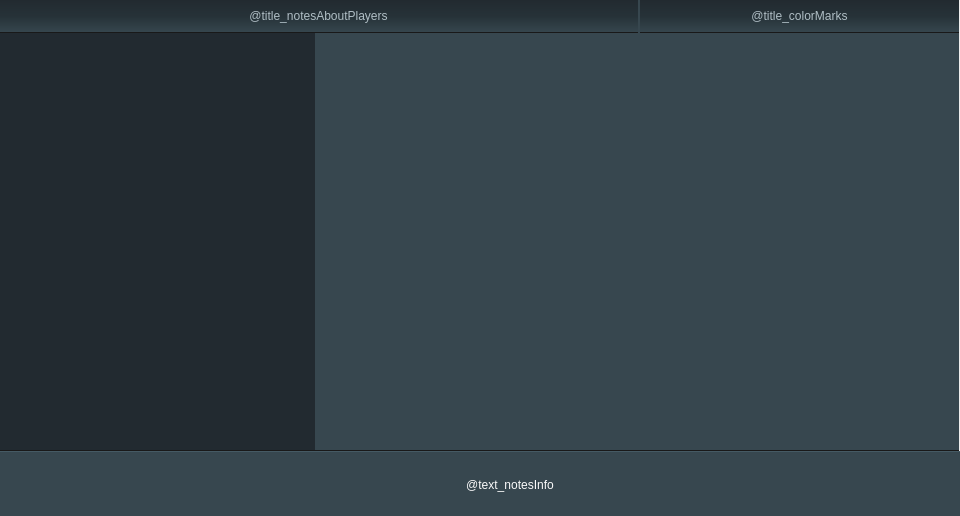
<?xml version="1.0" encoding="UTF-8"?>
<ui version="4.0">
 <class>SettingsNotes</class>
 <widget class="QWidget" name="SettingsNotes">
  <property name="geometry">
   <rect>
    <x>0</x>
    <y>0</y>
    <width>960</width>
    <height>516</height>
   </rect>
  </property>
  <property name="minimumSize">
   <size>
    <width>960</width>
    <height>516</height>
   </size>
  </property>
  <property name="maximumSize">
   <size>
    <width>960</width>
    <height>516</height>
   </size>
  </property>
  <property name="styleSheet">
   <string notr="true">.QFrame {
    background-color: #37474f;
border-top: none;
}
QLabel {
	background-color: qlineargradient(spread:pad, x1:0, y1:1, x2:0, y2:0, stop:0 rgba(55, 71, 79, 255), stop:0.5 rgba(38, 50, 56, 255), stop:1 rgba(34, 42, 48, 255));
    border: none;
    border-bottom: 1px solid #191919;
    color: #b0bec5;
    font: 600 16px &quot;Open Sans&quot;;
}

QSpinBox {
    border-radius: 2px;
}

EntityWidget  {
  background-color: #37474f;
  border: none;
}
QComboBox::drop-down {
	background-image: url(:/textures/Common/icons/arrow_down.png);
    background-position: left;
    background-attachment: fixed;
    background-repeat: no-repeat;
    background-origin: margin;
    min-height: 20px;
    max-height: 20px;
    min-width: 20px;
    max-width: 20px;
    padding-right: 2px;
    top: -1px;
}

QComboBox::drop-down:disabled {
background: none;
border: none;
}

QComboBox::drop-down:open {
    /*background-position:right;*/
    top: 0px;
}

QComboBox {
    padding:2px;
    border: 1px solid #191919;
    border-radius: 3px;
	font: 12px &quot;Open Sans&quot;;
	color: rgba(220, 231, 237, 220);

}
 QComboBox:hover {
	background-color: qlineargradient(spread:pad, x1:0, y1:1, x2:0, y2:0, stop:0 #222a30, stop:0.38 #37474f, stop:1 #455a64);
color: rgba(255, 255, 255, 155);
}

QComboBox {    
	background-color: qlineargradient(spread:pad, x1:0, y1:1, x2:0, y2:0, stop:0 rgba(34, 43, 49, 255), stop:1 rgba(69, 89, 99, 255));
}
QComboBox::drop-down {
    width: 20px;
}
QComboBox:open {
    background-color: qlineargradient(spread:pad, x1:0, y1:1, x2:0, y2:0, stop:0 rgba(69, 89, 99, 255), stop:1 rgba(34, 43, 49, 255));

}

QComboBox:on { /* shift the text when the popup opens */
    padding-top: 1px;
    padding-left: 2px;
}

QComboBox QAbstractItemView {
    background-color: #536f7a;
color: #191919;
    border: 2px solid #191919;
border-radius: 3px;
    selection-background-color: #cbd6da;
min-width: 276px;
	selection-color: black;
margin: -1px;
}

QComboBox:disabled {
color: rgba(176, 190, 197, 100);
 border: 1px solid rgba(25, 25, 25, 100);
background-color: qlineargradient(spread:pad, x1:0, y1:1, x2:0, y2:0, stop:0 rgba(34, 43, 49, 100), stop:1 rgba(69, 89, 99, 100));
}
QAbstractButton {
    font: 13px &quot;Open Sans Semibold&quot;;
    color: #fafafa;
}

QCheckBox::indicator {
    width: 12px;
    height: 12px;
    border-radius: 2px;
    border: 1px solid #191919;
    padding: -1px;
    subcontrol-position: left;
top: 1px;
}

QAbstractButton::indicator:!checked {
    background-color: rgba(250, 250, 250, 225);

}
QCheckBox::indicator:checked {
    background-color: qlineargradient(spread:pad, x1:0, y1:1, x2:0, y2:0, stop:0 rgba(34, 42, 48, 255), stop:0.5 rgba(69, 90, 100, 255), stop:1 rgba(69, 90, 100, 255));
	image: url(:/textures/Common/icons/icon_check_shadowed.png);
}
QCheckBox::indicator:!checked:hover {
    background-color: rgba(250, 250, 250, 155);
}
QCheckBox::indicator:!checked:pressed {
border: 1px solid #191919;
    background-color: qlineargradient(spread:pad, x1:0, y1:1, x2:0, y2:0, stop:0 rgba(132, 136, 148, 122), stop:0.5 rgba(150, 160, 165, 122), stop:1 rgba(150, 160, 165, 122));
	image: url(:/textures/Common/icons/icon_check_shadowed_transparent.png);
}
QCheckBox::indicator:checked:hover {
     background-color: qlineargradient(spread:pad, x1:0, y1:1, x2:0, y2:0, stop:0 rgba(34, 42, 48, 200), stop:0.5 rgba(69, 90, 100, 200), stop:1 rgba(69, 90, 100, 200));
image: url(:/textures/Common/icons/icon_check_shadowed_transparent.png);
}
QCheckBox::indicator:checked:pressed {
border: 1px solid #191919;
    background-color: qlineargradient(spread:pad, x1:0, y1:1, x2:0, y2:0, stop:0 rgba(132, 136, 148, 122), stop:0.5 rgba(150, 160, 165, 122), stop:1 rgba(150, 160, 165, 122));
	image: url(:/textures/Common/icons/icon_check_shadowed_transparent.png);
}
QAbstractButton::indicator:indeterminate {
    width: 12px;
height: 12px;
border: 2px inset #191919;
border-bottom: 2px solid qlineargradient(spread:pad, x1:0, y1:0, x2:0, y2:1, stop:0 rgba(25, 25, 25, 255), stop:0.495 rgba(25, 25, 25, 255), stop:0.505 rgba(69, 90, 100, 255), stop:1 rgba(69, 90, 100, 255));
padding: -1px;
	background-color: qlineargradient(spread:pad, x1:0, y1:1, x2:0, y2:0, stop:0 rgba(121, 121, 121, 255), stop:0.95 rgba(199, 199, 199, 255), stop:1 rgba(250, 250, 250, 255));
background-clip: padding;
background-origin: padding;
}
QAbstractButton {spacing: 4px;}
QRadioButton {spacing: 2px;}
QRadioButton::indicator {
    width: 12px;
    height: 12px;

    border: 1px solid #37474f;;
	background-image: url(:/textures/Common/buttons/bttn_radio.png);
	background-origin: margin;
}

QRadioButton::indicator:checked {
background-position: bottom left;
}
QRadioButton::indicator:checked:hover {
background-position: bottom center;
}
QRadioButton::indicator:checked:pressed {
background-position: bottom right;
}
QRadioButton::indicator:!checked:hover {
background-position: top center;
}
QRadioButton::indicator:!checked:pressed {
background-position: top right;
}
QRadioButton::indicator:checked:disabled  {
    background-position: center;
}
QRadioButton::indicator:!checked:disabled  {
    background-position: center left;
}
QAbstractButton:disabled {
    color: rgba(250, 250, 250, 100);
}
QSpinBox:disabled {
    background-color: rgba(255, 255, 255, 100);
    color: rgba(25, 25, 25, 100);
}</string>
  </property>
  <widget class="QLabel" name="footer">
   <property name="geometry">
    <rect>
     <x>0</x>
     <y>451</y>
     <width>960</width>
     <height>66</height>
    </rect>
   </property>
   <property name="minimumSize">
    <size>
     <width>960</width>
     <height>66</height>
    </size>
   </property>
   <property name="maximumSize">
    <size>
     <width>960</width>
     <height>66</height>
    </size>
   </property>
   <property name="styleSheet">
    <string notr="true">QLabel {
    background-color: #37474f;
    border: none;
    border-top: 1px solid #455a64;
    font: 13px &quot;Open Sans Semibold&quot;;
    color: #fafafa;
    padding: 10px 150px 10px 210px;
}</string>
   </property>
   <property name="text">
    <string>@text_notesInfo</string>
   </property>
   <property name="alignment">
    <set>Qt::AlignCenter</set>
   </property>
   <property name="wordWrap">
    <bool>true</bool>
   </property>
  </widget>
  <widget class="QWidget" name="content" native="true">
   <property name="geometry">
    <rect>
     <x>-1</x>
     <y>0</y>
     <width>960</width>
     <height>451</height>
    </rect>
   </property>
   <property name="minimumSize">
    <size>
     <width>960</width>
     <height>451</height>
    </size>
   </property>
   <property name="maximumSize">
    <size>
     <width>960</width>
     <height>451</height>
    </size>
   </property>
   <property name="styleSheet">
    <string notr="true">.QWidget {
    background-color: #37474f;
    border-top: none;
    border-bottom: 1px solid #191919;
}</string>
   </property>
   <layout class="QHBoxLayout" name="horizontalLayout_4" stretch="0,0">
    <property name="spacing">
     <number>0</number>
    </property>
    <property name="leftMargin">
     <number>0</number>
    </property>
    <property name="topMargin">
     <number>0</number>
    </property>
    <property name="rightMargin">
     <number>0</number>
    </property>
    <property name="bottomMargin">
     <number>0</number>
    </property>
    <item alignment="Qt::AlignLeft">
     <widget class="EntityWidget" name="subpage_notesAboutPlayers">
      <property name="minimumSize">
       <size>
        <width>640</width>
        <height>225</height>
       </size>
      </property>
      <property name="maximumSize">
       <size>
        <width>640</width>
        <height>16777215</height>
       </size>
      </property>
      <property name="styleSheet">
       <string notr="true">EntityWidget {
    border: 1px solid #191919;
    border-left: none;
    border-top: 1px solid #455a64;
    border-top-right-radius: 1px 0px;
}</string>
      </property>
      <property name="parentPainting">
       <enum>E::PaintParentAfter</enum>
      </property>
      <layout class="QGridLayout" name="gridLayout_2">
       <property name="leftMargin">
        <number>0</number>
       </property>
       <property name="topMargin">
        <number>0</number>
       </property>
       <property name="rightMargin">
        <number>1</number>
       </property>
       <property name="bottomMargin">
        <number>0</number>
       </property>
       <property name="spacing">
        <number>0</number>
       </property>
       <item row="1" column="1" rowspan="2">
        <widget class="NotesListEditor" name="notesListEdit" native="true">
         <property name="minimumSize">
          <size>
           <width>319</width>
           <height>106</height>
          </size>
         </property>
         <property name="maximumSize">
          <size>
           <width>320</width>
           <height>16777215</height>
          </size>
         </property>
         <property name="styleSheet">
          <string notr="true">#notesListEdit {
    border-right: none;
}</string>
         </property>
        </widget>
       </item>
       <item row="0" column="0" colspan="3">
        <widget class="QLabel" name="title_notesAboutPlayers">
         <property name="minimumSize">
          <size>
           <width>0</width>
           <height>33</height>
          </size>
         </property>
         <property name="maximumSize">
          <size>
           <width>16777215</width>
           <height>33</height>
          </size>
         </property>
         <property name="styleSheet">
          <string notr="true">QLabel {
border-top: none;
/*border-right: 1px solid #191919;
*/
}</string>
         </property>
         <property name="text">
          <string>@title_notesAboutPlayers</string>
         </property>
         <property name="alignment">
          <set>Qt::AlignCenter</set>
         </property>
        </widget>
       </item>
       <item row="1" column="0" rowspan="2">
        <widget class="NotesList" name="notesList" native="true">
         <property name="minimumSize">
          <size>
           <width>316</width>
           <height>100</height>
          </size>
         </property>
         <property name="maximumSize">
          <size>
           <width>480</width>
           <height>16777215</height>
          </size>
         </property>
         <property name="styleSheet">
          <string notr="true">#notesList {
    background-color: #222a30;
}

QTableView
{
    color: #fafafa;
}</string>
         </property>
        </widget>
       </item>
      </layout>
     </widget>
    </item>
    <item alignment="Qt::AlignRight">
     <widget class="EntityWidget" name="subpage_colorMarks">
      <property name="minimumSize">
       <size>
        <width>320</width>
        <height>225</height>
       </size>
      </property>
      <property name="maximumSize">
       <size>
        <width>640</width>
        <height>16777215</height>
       </size>
      </property>
      <property name="styleSheet">
       <string notr="true">EntityWidget {
    border: 1px solid #455a64;
    border-right: none;
    border-bottom: 1px solid #191919;
    border-bottom-left-radius: 0px 1px;
}</string>
      </property>
      <property name="parentPainting">
       <enum>E::PaintParentAfter</enum>
      </property>
      <layout class="QVBoxLayout" name="verticalLayout_3" stretch="0,1">
       <property name="spacing">
        <number>0</number>
       </property>
       <property name="leftMargin">
        <number>1</number>
       </property>
       <property name="topMargin">
        <number>0</number>
       </property>
       <property name="rightMargin">
        <number>0</number>
       </property>
       <property name="bottomMargin">
        <number>0</number>
       </property>
       <item alignment="Qt::AlignTop">
        <widget class="QLabel" name="title_colorMarks">
         <property name="minimumSize">
          <size>
           <width>0</width>
           <height>33</height>
          </size>
         </property>
         <property name="maximumSize">
          <size>
           <width>16777215</width>
           <height>33</height>
          </size>
         </property>
         <property name="styleSheet">
          <string notr="true">border-top: none;</string>
         </property>
         <property name="text">
          <string>@title_colorMarks</string>
         </property>
         <property name="alignment">
          <set>Qt::AlignCenter</set>
         </property>
        </widget>
       </item>
       <item>
        <widget class="MarkersList" name="markers" native="true">
         <property name="minimumSize">
          <size>
           <width>320</width>
           <height>0</height>
          </size>
         </property>
         <property name="maximumSize">
          <size>
           <width>480</width>
           <height>16777215</height>
          </size>
         </property>
         <property name="palette">
          <palette>
           <active>
            <colorrole role="Button">
             <brush brushstyle="SolidPattern">
              <color alpha="255">
               <red>55</red>
               <green>71</green>
               <blue>79</blue>
              </color>
             </brush>
            </colorrole>
            <colorrole role="Base">
             <brush brushstyle="SolidPattern">
              <color alpha="255">
               <red>55</red>
               <green>71</green>
               <blue>79</blue>
              </color>
             </brush>
            </colorrole>
            <colorrole role="Window">
             <brush brushstyle="SolidPattern">
              <color alpha="255">
               <red>55</red>
               <green>71</green>
               <blue>79</blue>
              </color>
             </brush>
            </colorrole>
           </active>
           <inactive>
            <colorrole role="Button">
             <brush brushstyle="SolidPattern">
              <color alpha="255">
               <red>55</red>
               <green>71</green>
               <blue>79</blue>
              </color>
             </brush>
            </colorrole>
            <colorrole role="Base">
             <brush brushstyle="SolidPattern">
              <color alpha="255">
               <red>55</red>
               <green>71</green>
               <blue>79</blue>
              </color>
             </brush>
            </colorrole>
            <colorrole role="Window">
             <brush brushstyle="SolidPattern">
              <color alpha="255">
               <red>55</red>
               <green>71</green>
               <blue>79</blue>
              </color>
             </brush>
            </colorrole>
           </inactive>
           <disabled>
            <colorrole role="Button">
             <brush brushstyle="SolidPattern">
              <color alpha="255">
               <red>55</red>
               <green>71</green>
               <blue>79</blue>
              </color>
             </brush>
            </colorrole>
            <colorrole role="Base">
             <brush brushstyle="SolidPattern">
              <color alpha="255">
               <red>55</red>
               <green>71</green>
               <blue>79</blue>
              </color>
             </brush>
            </colorrole>
            <colorrole role="Window">
             <brush brushstyle="SolidPattern">
              <color alpha="255">
               <red>55</red>
               <green>71</green>
               <blue>79</blue>
              </color>
             </brush>
            </colorrole>
           </disabled>
          </palette>
         </property>
        </widget>
       </item>
      </layout>
     </widget>
    </item>
   </layout>
  </widget>
 </widget>
 <customwidgets>
  <customwidget>
   <class>EntityWidget</class>
   <extends>QWidget</extends>
   <header>plugins.h</header>
   <container>1</container>
  </customwidget>
  <customwidget>
   <class>NotesList</class>
   <extends>QWidget</extends>
   <header>notes/noteslist.h</header>
   <container>1</container>
  </customwidget>
  <customwidget>
   <class>NotesListEditor</class>
   <extends>QWidget</extends>
   <header>notes/noteslisteditor.h</header>
   <container>1</container>
  </customwidget>
  <customwidget>
   <class>MarkersList</class>
   <extends>QWidget</extends>
   <header>notes/markerslist.h</header>
   <container>1</container>
  </customwidget>
 </customwidgets>
 <resources>
  <include location="../../../resources.qrc"/>
 </resources>
 <connections/>
 <slots>
  <signal>applied()</signal>
  <slot>apply()</slot>
  <slot>updateIsModified()</slot>
  <slot>openNoteEditor(QModelIndex)</slot>
  <slot>closeNoteEditor()</slot>
 </slots>
</ui>
